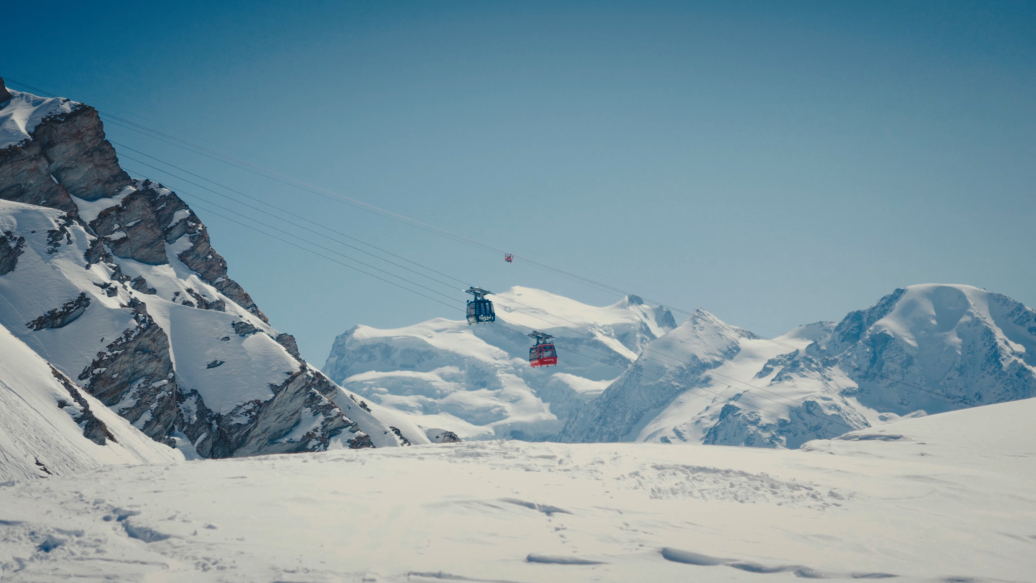
#> input picture src/raw/ski-148.jpg, 2072 x 1166 px (shown at 1/2 size)
$ python images.py
#> lines starting #> are read from the running program, lines starting #| are printed output that depends on the picture
#!/usr/bin/env python3
"""Turn the raw captures in src/raw/ into WebP files at several widths in assets/img/,
and write src/images.json (sizes + placeholder colour) for the templates.

Run:  python3 src/images.py      then  python3 src/build.py

Each entry: output name -> (raw file, crop box or None)
"""
import json, os
from PIL import Image, ImageFilter

HERE = os.path.dirname(os.path.abspath(__file__))
RAW = os.path.join(HERE, 'raw')
OUT = os.path.join(os.path.dirname(HERE), 'assets', 'img')
os.makedirs(OUT, exist_ok=True)

IMAGES = {
    # For the Love of Ski
    'ski-gondola':   ('ski-148.jpg', None),
    'ski-powder':    ('ski-113.jpg', (0, 0, 1000, 1166)),
    'ski-goggles':   ('ski-004.jpg', None),
    'ski-trees':     ('ski-070.jpg', None),
    'ski-air':       ('ski-123.jpg', None),
    'ski-spin':      ('ski-190.jpg', None),
    'ski-poster':    ('ski-poster.jpg', None),
    # Betting Everything on Popcorn
    'pop-street':    ('pop-300.jpg', None),
    'pop-milan':     ('pop-370.jpg', None),
    'pop-statue':    ('pop-354.jpg', None),
    'pop-night':     ('pop-390.jpg', None),
    'pop-orange':    ('pop-048.jpg', None),
    'pop-station':   ('pop-606.jpg', None),
    'pop-bts-street':('milan-street.jpg', None),
    'pop-bts-room':  ('milan-bts.jpg', None),
    # A Different Planet
    'dive-reef':     ('dive-0.jpg', None),
    'dive-torch':    ('dive-2.jpg', None),
    'dive-wreck':    ('dive-9.jpg', None),
    'dive-coral':    ('dive-6.jpg', None),
    'dive-surface':  ('dive-3.jpg', None),
    'dive-turtle':   ('turtle.jpg', None),
    # Erwa
    'box-win':       ('box-win.jpg', None),
    'box-rig':       ('box-bts.jpg', None),
    'box-rig-crop':  ('box-bts.jpg', (0, 600, 820, 1456)),
    # Kebnekaise
    'keb-climb':     ('keb-photo.jpg', None),
    'keb-hike':      ('keb-hike.jpg', None),
}

WIDTHS = [480, 800, 1200, 1600, 2000]
manifest = {}
for name, (src, box) in IMAGES.items():
    im = Image.open(os.path.join(RAW, src)).convert('RGB')
#> im is the input picture: PIL image 2072x1166 RGB; mean R, G, B 125.6, 151.1, 161.3
    if box:
        im = im.crop(box)
    w, h = im.size
#> w = 2072; h = 1166
    sizes = [x for x in WIDTHS if x < w] + [w]
#> sizes = [480, 800, 1200, 1600, 2000, 2072]
    out = []
    for tw in sizes:
        th = round(h * tw / w)
        r = im if tw == w else im.resize((tw, th), Image.LANCZOS)
        if tw != w:
            r = r.filter(ImageFilter.UnsharpMask(radius=0.6, percent=40, threshold=2))
        fn = f'{name}-{tw}.webp'
        r.save(os.path.join(OUT, fn), 'WEBP', quality=82, method=6)
        out.append(tw)
#> this loop made 6 passes
#> pass 1, `r = im if tw == w else im.resize((tw, th), Image.LANCZOS)`:
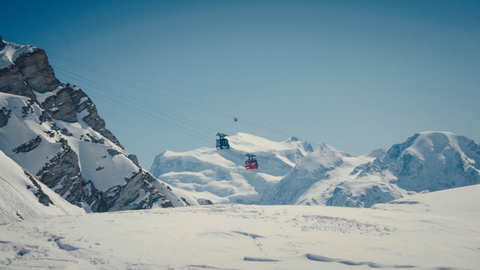
#> r: PIL image 480x270 RGB; mean R, G, B 125.6, 151.1, 161.3
#> after the loop, out = [480, 800, 1200, 1600, 2000, 2072]
    # tiny blurred placeholder colour (average) for background while loading
    avg = im.resize((1, 1), Image.BOX).getpixel((0, 0))
#> avg = (126, 151, 161)
    manifest[name] = {'w': w, 'h': h, 'sizes': out, 'bg': '#%02x%02x%02x' % avg}
    print(f'{name:16s} {w}x{h} -> {out}')
#| ski-gondola      2072x1166 -> [480, 800, 1200, 1600, 2000, 2072]
#> pass 2 of the loop `for name, (src, box) in IMAGES.items():`:
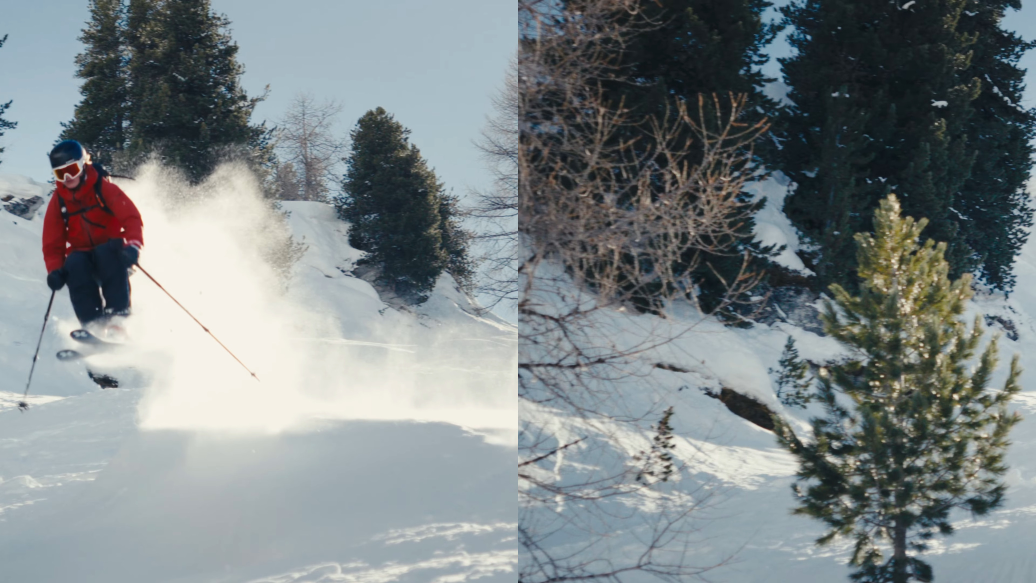
#> input picture src/raw/ski-113.jpg, 2072 x 1166 px (shown at 1/2 size)
#> im is the input picture: PIL image 2072x1166 RGB; mean R, G, B 124.8, 132.8, 134.7
#> `im = im.crop(box)`:
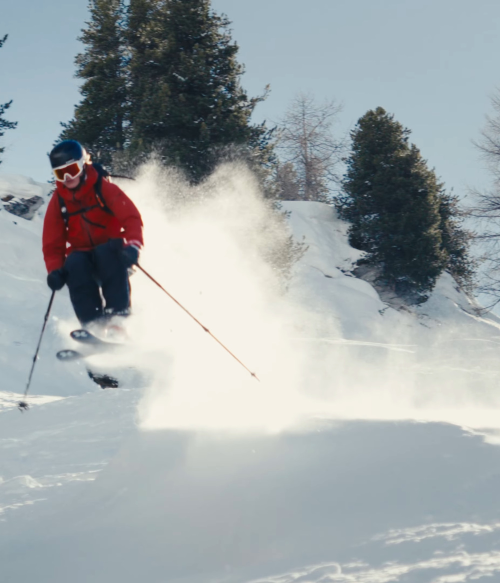
#> im: PIL image 1000x1166 RGB (shown at 1/2 size); mean R, G, B 158.3, 165.5, 167.6
#> the loop `for tw in sizes:` made 3 passes
#> pass 1, `r = im if tw == w else im.resize((tw, th), Image.LANCZOS)`:
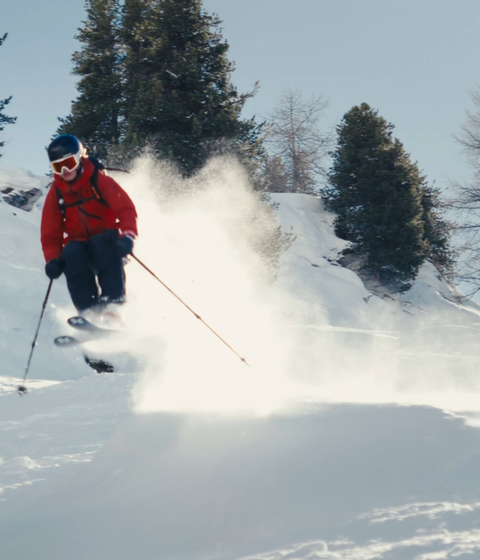
#> r: PIL image 480x560 RGB; mean R, G, B 158.3, 165.5, 167.6
#> after the loop `for tw in sizes:`: out = [480, 800, 1000]
#> avg = (158, 165, 168)
#| ski-powder       1000x1166 -> [480, 800, 1000]
#> pass 3 of the loop `for name, (src, box) in IMAGES.items():`:
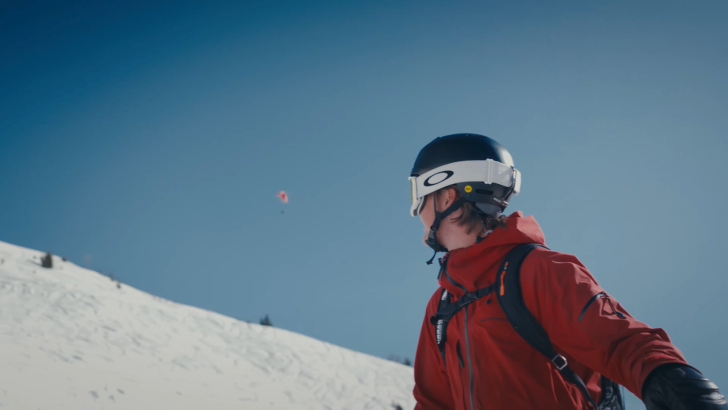
#> input picture src/raw/ski-004.jpg, 1456 x 819 px (shown at 1/2 size)
#> im is the input picture: PIL image 1456x819 RGB; mean R, G, B 94.7, 119.2, 137.3
#> the loop `for tw in sizes:` made 4 passes
#> pass 1, `r = im if tw == w else im.resize((tw, th), Image.LANCZOS)`:
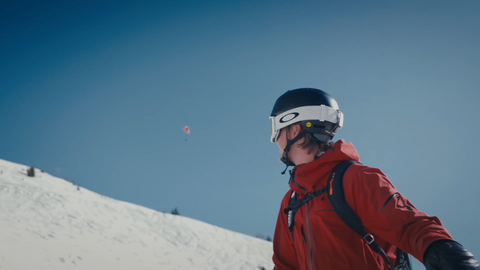
#> r: PIL image 480x270 RGB; mean R, G, B 94.7, 119.2, 137.3
#> after the loop `for tw in sizes:`: out = [480, 800, 1200, 1456]
#> avg = (95, 119, 137)
#| ski-goggles      1456x819 -> [480, 800, 1200, 1456]
#> (the run stopped early here; a loop or call above may not have finished)
